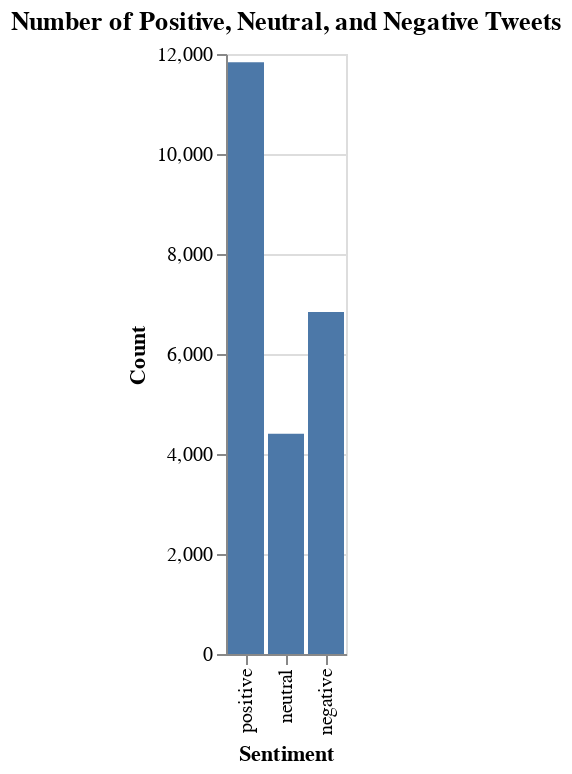

The code cell stored with this chart in its notebook:
### Markdown cell above
Using the VADER sentiment analyzer the tweets were classified as either positive, neutral, or negative. At first, we believed that the tweets were likely more negative than positive, but in fact the tweets were classified as far more positive than negative, almost doubling the negatively classified tweets. The tweets classified as 'neutral' fall almost directly in between the tweets classified as positive and negative. The actual context and literal meaning of the tweets was not analyzed, nor the accuracy of the classification at this point, so there is certainly going to be a margin of error and some 'false positives' etc as the positivity is quite often a self directed compliment of sorts.

### Code cell
sentiment_chart = (
    alt.Chart(sentiment_counts)
    .mark_bar()
    .encode(
        x=alt.X("Sentiment:N", sort=["positive", "neutral", "negative"]),
        y=alt.Y("Count:Q"),
        tooltip=["Sentiment", "Count"]
    )
    .properties(
        title="Number of Positive, Neutral, and Negative Tweets"
    )
)

sentiment_chart

### Figure 1 — Vega-Lite specification as saved in the notebook (floating-point values rounded to 4 significant figures)
{"config": {"view": {"continuousWidth": 300, "continuousHeight": 300}}, "data": {"name": "data-01e29e5cee5f44244576945927a26ade"}, "mark": {"type": "bar"}, "encoding": {"tooltip": [{"field": "Sentiment", "type": "nominal"}, {"field": "Count", "type": "quantitative"}], "x": {"field": "Sentiment", "sort": ["positive", "neutral", "negative"], "type": "nominal"}, "y": {"field": "Count", "type": "quantitative"}}, "title": "Number of Positive, Neutral, and Negative Tweets", "$schema": "https://vega.github.io/schema/vega-lite/v6.1.0.json", "datasets": {"data-01e29e5cee5f44244576945927a26ade": [{"Sentiment": "negative", "Count": 6838}, {"Sentiment": "neutral", "Count": 4404}, {"Sentiment": "positive", "Count": 11833}]}}
